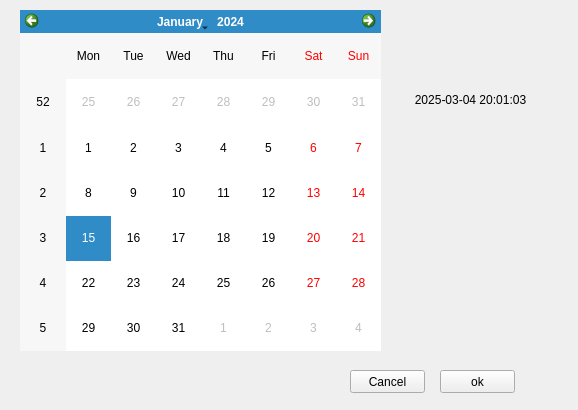
<?xml version="1.0" encoding="UTF-8"?>
<ui version="4.0">
 <class>DateTimeSelectWidget</class>
 <widget class="QWidget" name="DateTimeSelectWidget">
  <property name="windowModality">
   <enum>Qt::WindowModal</enum>
  </property>
  <property name="geometry">
   <rect>
    <x>0</x>
    <y>0</y>
    <width>578</width>
    <height>410</height>
   </rect>
  </property>
  <property name="windowTitle">
   <string>选择时间</string>
  </property>
  <widget class="QCalendarWidget" name="calendarWidget">
   <property name="geometry">
    <rect>
     <x>20</x>
     <y>10</y>
     <width>361</width>
     <height>341</height>
    </rect>
   </property>
  </widget>
  <widget class="QWidget" name="wid_time_select" native="true">
   <property name="geometry">
    <rect>
     <x>390</x>
     <y>120</y>
     <width>161</width>
     <height>221</height>
    </rect>
   </property>
   <widget class="QSingleSelectTimeWidget" name="wid_hour_select" native="true">
    <property name="geometry">
     <rect>
      <x>10</x>
      <y>10</y>
      <width>41</width>
      <height>201</height>
     </rect>
    </property>
   </widget>
   <widget class="QSingleSelectTimeWidget" name="wid_minute_select" native="true">
    <property name="geometry">
     <rect>
      <x>60</x>
      <y>10</y>
      <width>41</width>
      <height>201</height>
     </rect>
    </property>
   </widget>
   <widget class="QSingleSelectTimeWidget" name="wid_second_select" native="true">
    <property name="geometry">
     <rect>
      <x>110</x>
      <y>10</y>
      <width>41</width>
      <height>201</height>
     </rect>
    </property>
   </widget>
  </widget>
  <widget class="QWidget" name="widget_2" native="true">
   <property name="geometry">
    <rect>
     <x>20</x>
     <y>360</y>
     <width>531</width>
     <height>41</height>
    </rect>
   </property>
   <widget class="QPushButton" name="btn_ok">
    <property name="geometry">
     <rect>
      <x>420</x>
      <y>10</y>
      <width>75</width>
      <height>23</height>
     </rect>
    </property>
    <property name="text">
     <string>ok</string>
    </property>
   </widget>
   <widget class="QPushButton" name="btn_cancel">
    <property name="geometry">
     <rect>
      <x>330</x>
      <y>10</y>
      <width>75</width>
      <height>23</height>
     </rect>
    </property>
    <property name="text">
     <string>Cancel</string>
    </property>
   </widget>
  </widget>
  <widget class="QLabel" name="label_curDate">
   <property name="geometry">
    <rect>
     <x>390</x>
     <y>90</y>
     <width>161</width>
     <height>20</height>
    </rect>
   </property>
   <property name="text">
    <string>2025-03-04 20:01:03</string>
   </property>
   <property name="alignment">
    <set>Qt::AlignCenter</set>
   </property>
  </widget>
 </widget>
 <customwidgets>
  <customwidget>
   <class>QSingleSelectTimeWidget</class>
   <extends>QWidget</extends>
   <header>qsingleselecttimewidget.h</header>
   <container>1</container>
  </customwidget>
 </customwidgets>
 <resources/>
 <connections/>
</ui>
